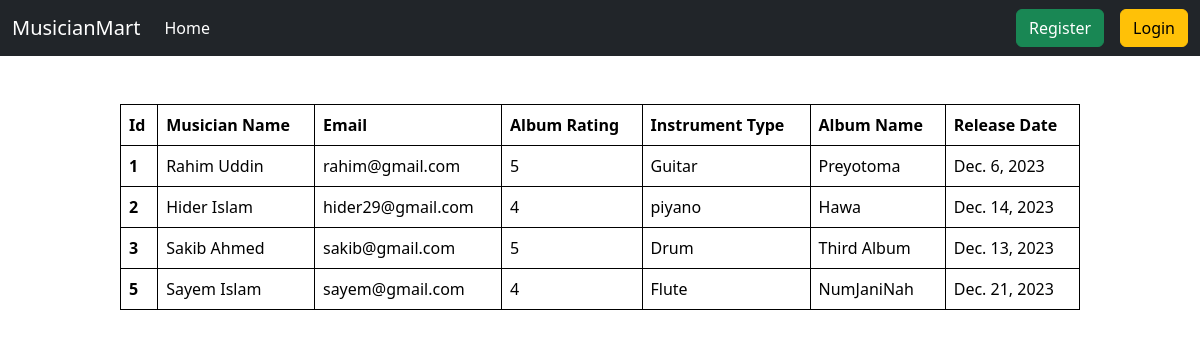
The page / on the database its author committed.
### album/models.py (models this page shows, shortened)
class AlbumModel(models.Model):
    album_name = models.CharField(max_length=50)
    musician = models.ForeignKey(MusicianModel, on_delete=models.CASCADE)
    album_relase_date = models.DateField()
    RATING_CHOICES = [(1, '1'),(2, '2'),(3, '3'),(4, '4'),(5, '5'),
    ]
    rating = models.IntegerField(choices=RATING_CHOICES)

### musician/models.py (models this page shows, shortened)
class MusicianModel(models.Model):
    first_name = models.CharField(max_length=50)
    last_name = models.CharField(max_length=50)
    email = models.EmailField()
    phone_no = models.CharField(max_length=12)
    instrument_type = models.CharField(max_length=50, default=None)

### MusiciansDirectory/views.py (the view)
# urls.py: path('', views.HomepageView.as_view(), name='home'),
class HomepageView(ListView):
  model = AlbumModel
  template_name ='home.html'
  context_object_name = 'data'

### templates/home.html (shortened to what this page needs)
{% extends "base.html" %}
{% block content %}
<table class="table table-bordered border-black m-auto mt-5" style="width: 80%;">
    <thead>
      <tr>
        <th scope="col">Id</th>
        <th scope="col">Musician Name</th>
        <th scope="col">Email</th>
        <th scope="col">Album Rating</th>
        <th scope="col">Instrument Type</th>
        <th scope="col">Album Name</th>
        <th scope="col">Release Date</th>
      </tr>
    </thead>
    <tbody>
    {% for album in data %}
      <tr>
            <th scope="row">{{album.musician.id}}</th>
            {% if request.user.is_authenticated %}
              <td><a href="{% url 'edit_musician' album.musician.id %}" style="text-decoration:None; color: black;" >{{album.musician.first_name}} {{album.musician.last_name}}</a></td>
            {% else %}
               <td>{{album.musician.first_name}} {{album.musician.last_name}}</td>
            {% endif %}
            <td>{{album.musician.email}}</td>
            <td>{{album.rating}}</td>
            <td>{{album.musician.instrument_type}}</td>
            <td>{{album.album_name}}</td>
            <td>{{album.album_relase_date}}</td>
        </tr>
    {% endfor %}
    </tbody>
  </table>
{% endblock  %}

### templates/base.html (shortened to what this page needs)
<!DOCTYPE html>
<html lang="en">
<head>
    <link href="https://cdn.jsdelivr.net/npm/bootstrap@5.3.2/dist/css/bootstrap.min.css" rel="stylesheet">
</head>
<body>
    <nav class="navbar navbar-expand-lg navbar-dark bg-dark">
        <div class="container-fluid">
          <a class="navbar-brand" href="#">MusicianMart</a>
          <div class="collapse navbar-collapse" id="navbarSupportedContent">
            <ul class="navbar-nav me-auto mb-2 mb-lg-0">
              <li class="nav-item">
                <a class="nav-link active" aria-current="page" href="{% url 'home'%}">Home</a>
              </li>
            </ul>
            <div class="d-flex gap-3">
               {% if request.user.is_authenticated %}
                <a class="btn btn-danger" href="{% url 'logout' %}">Logout</a>
               {% else %}
                <a class="btn btn-success" href="{% url 'register' %}">Register</a>
                <a class="btn btn-warning" href="{% url 'login' %}">Login</a>
               {% endif %}
            </div>
          </div>
        </div>
      </nav>
      {% block content %}{% endblock  %}
</body>
</html>

### rows shown on the page
AlbumModel: musician.id "1", musician.first_name "Rahim", musician.last_name "Uddin", musician.email "rahim@gmail.com", rating "5", musician.instrument_type "Guitar", album_name "Preyotoma", album_relase_date "Dec. 6, 2023"
AlbumModel: musician.id "2", musician.first_name "Hider", musician.last_name "Islam", musician.email "hider29@gmail.com", rating "4", musician.instrument_type "piyano", album_name "Hawa", album_relase_date "Dec. 14, 2023"
AlbumModel: musician.id "3", musician.first_name "Sakib", musician.last_name "Ahmed", musician.email "sakib@gmail.com", rating "5", musician.instrument_type "Drum", album_name "Third Album", album_relase_date "Dec. 13, 2023"
AlbumModel: musician.id "5", musician.first_name "Sayem", musician.last_name "Islam", musician.email "sayem@gmail.com", rating "4", musician.instrument_type "Flute", album_name "NumJaniNah", album_relase_date "Dec. 21, 2023"
